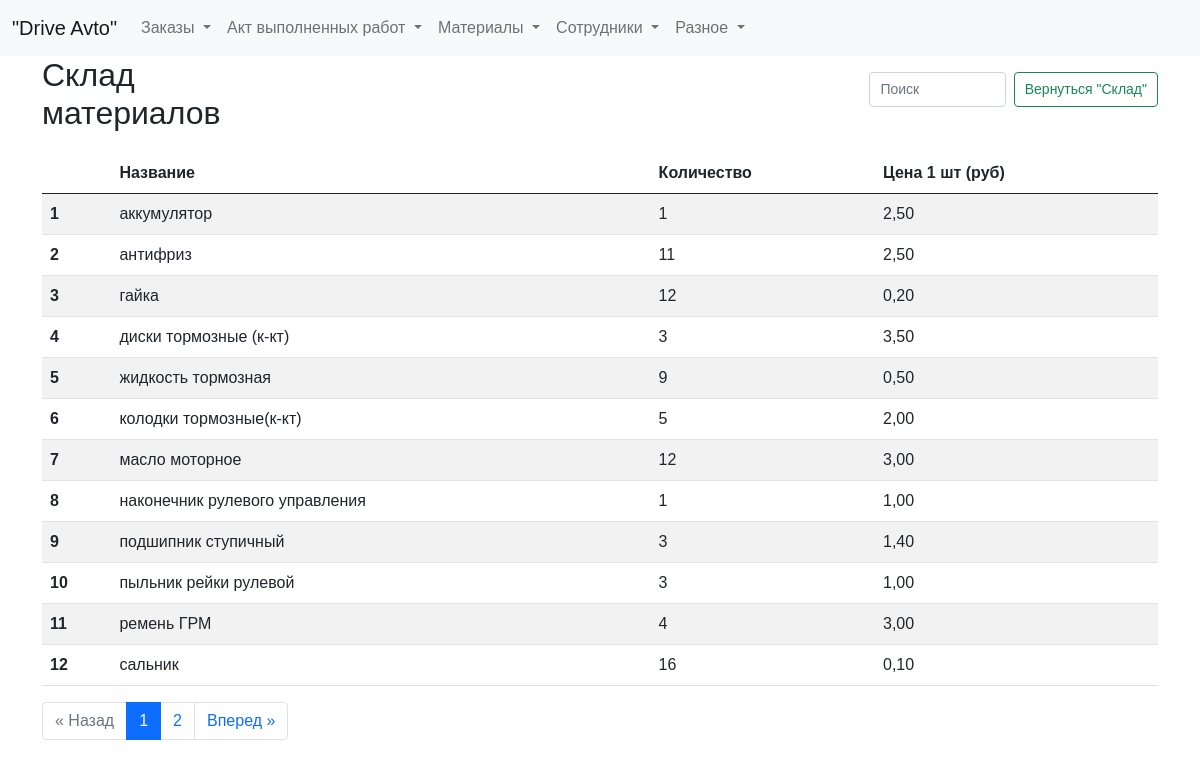
The app's page /stock with its own data.
### tables this page shows
CREATE TABLE stock_plus (
id integer PRIMARY KEY AUTOINCREMENT,
name text NOT NULL,
quantity integer NOT NULL,
price_unit integer NOT NULL
);

### fcompany.py (the view)
@app.route("/stock")
def showStock():
    page = request.args.get('page', 1, type=int)
    per_page = 12  # Количество элементов на странице
    stock_query = dbase.getStock()  # Получаем все элементы склада
    total_items = len(stock_query)  # Получаем общее количество элементов
    total_pages = ceil(total_items / per_page)  # Вычисляем общее количество страниц
    start_index = (page - 1) * per_page
    end_index = start_index + per_page
    stock = stock_query[start_index:end_index]  # Получаем элементы текущей страницы
    pagination = {
        'page': page,
        'per_page': per_page,
        'total_pages': total_pages,
        'total_items': total_items
    }
    return render_template("stock.html", title="Склад материалов", stock=stock, pagination=pagination)

### fcompany.py (called while the page is built)
def connect_db():  # общая функция для установления соединения с БД
    conn = sqlite3.connect(app.config['DATABASE'])
    conn.row_factory = sqlite3.Row  # записи будут представлены не в виде кортежей, а в виде словаря (для исп в шаблонах)
    return conn

def get_db():
    if not hasattr(g, 'link_db'):
        g.link_db = connect_db()
    return g.link_db

@app.before_request
def before_request():
    global dbase
    db = get_db()
    dbase = FDataBase(db)

### templates/stock.html (shortened to what this page needs)
{% extends 'base.html' %}
{% block content %}
<div class="header-container">
  <h2>Склад материалов</h2>
  <form class="d-flex search-form" role="search">
    <input class="form-control me-2 narrow-search" type="search" id="searchInput" placeholder="Поиск" aria-label="Search">
    <button class="btn btn-outline-success narrow-button" type="submit">Вернуться "Склад"</button>
  </form>
</div>
<table id="myTable" class="table table-striped">
  <thead>
    <tr>
      <th scope="col"></th>
      <th scope="col">Название</th>
      <th scope="col">Количество</th>
      <th scope="col">Цена 1 шт (руб)</th>
    </tr>
  </thead>
  <tbody>
    {% for row in stock %}
    <tr>
      <th scope="row">{{ loop.index }}</th>
      <td>{{ row.name_total }}</td>
      <td>{{ row.quantity_total }}</td>
      <td>{{ ('%.2f' % (row.price_unit_total / 100) ) | replace('.', ',') }}</td>
    </tr>
    {% endfor %}
  </tbody>
</table>
{% if pagination.total_items > pagination.per_page %}
<nav aria-label="Page navigation">
  <ul class="pagination justify-content-center">
    {% if pagination.page > 1 %}
      <li class="page-item"><a class="page-link" href="{{ url_for('showStock', page=pagination.page-1) }}">&laquo; Назад</a></li>
    {% else %}
      <li class="page-item disabled"><span class="page-link">&laquo; Назад</span></li>
    {% endif %}
    {% for page_num in range(1, pagination.total_pages+1) %}
      {% if page_num == pagination.page %}
        <li class="page-item active"><span class="page-link">{{ page_num }}</span></li>
      {% else %}
        <li class="page-item"><a class="page-link" href="{{ url_for('showStock', page=page_num) }}">{{ page_num }}</a></li>
      {% endif %}
    {% endfor %}
    {% if pagination.page < pagination.total_pages %}
      <li class="page-item"><a class="page-link" href="{{ url_for('showStock', page=pagination.page+1) }}">Вперед &raquo;</a></li>
    {% else %}
      <li class="page-item disabled"><span class="page-link">Вперед &raquo;</span></li>
    {% endif %}
  </ul>
</nav>
{% endif %}
{% endblock %}

### static/css/styles.css (style rules this page uses)
input.form-control { width: 100%; }
.narrow-button { max-width: 250px; white-space: nowrap; font-size: 16px; }
.narrow-search { max-width: 400px; }
.header-container { display: flex; justify-content: space-between; align-items: center; margin-bottom: 20px; }
.search-form { margin-left: 300px; }
h2 { margin: 0; margin-right: 300px; }
html, body { font-family: 'Arial'; margin: 0; padding: 0; height: 100%; width: 100%; }
a { color: #0059b2; text-decoration: none; }
.btn { margin-bottom: 10px; }
.narrow-search { height: 35px; font-size: 14px; padding: 5px 10px; }
.narrow-button { height: 35px; font-size: 14px; padding: 5px 10px; line-height: 1.5; }

### records on screen
stock_plus: name_total "аккумулятор", quantity_total "1", price_unit_total "2,50"
stock_plus: name_total "антифриз", quantity_total "11", price_unit_total "2,50"
stock_plus: name_total "гайка", quantity_total "12", price_unit_total "0,20"
stock_plus: name_total "диски тормозные (к-кт)", quantity_total "3", price_unit_total "3,50"
stock_plus: name_total "жидкость тормозная", quantity_total "9", price_unit_total "0,50"
stock_plus: name_total "колодки тормозные(к-кт)", quantity_total "5", price_unit_total "2,00"
stock_plus: name_total "масло моторное", quantity_total "12", price_unit_total "3,00"
stock_plus: name_total "наконечник рулевого управления", quantity_total "1", price_unit_total "1,00"
stock_plus: name_total "подшипник ступичный", quantity_total "3", price_unit_total "1,40"
stock_plus: name_total "пыльник рейки рулевой", quantity_total "3", price_unit_total "1,00"
stock_plus: name_total "ремень ГРМ", quantity_total "4", price_unit_total "3,00"
stock_plus: name_total "сальник", quantity_total "16", price_unit_total "0,10"

### other values on screen
{{ page_num }} "1"
{{ page_num }} "2"
